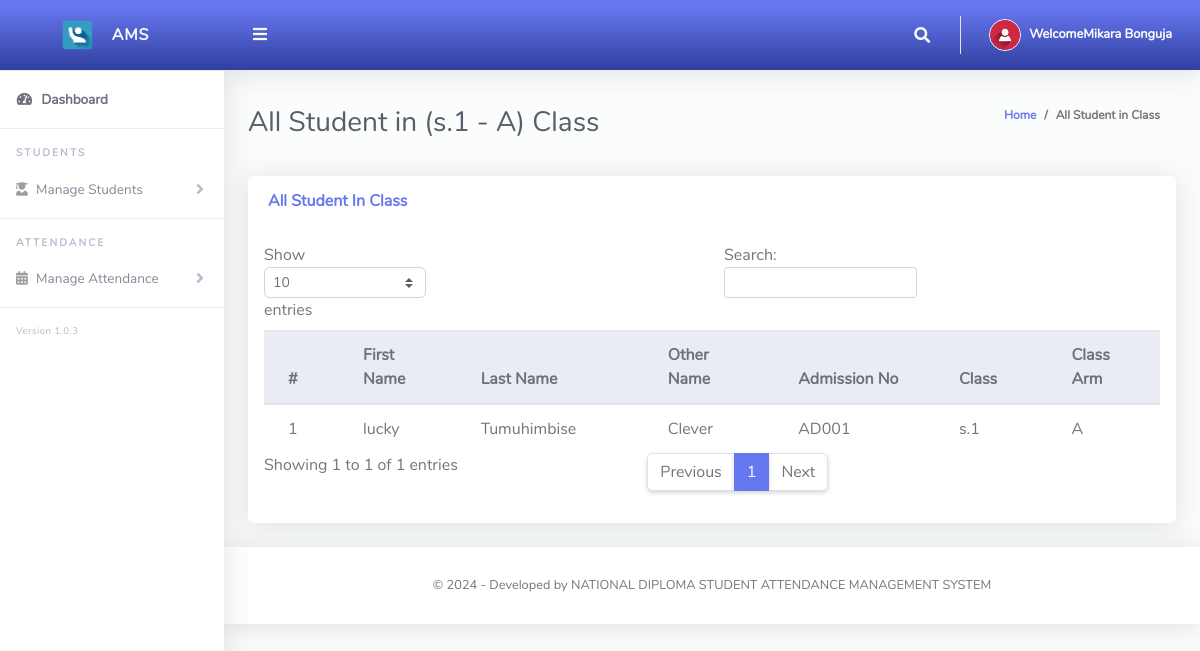
Screenshot of /ClassTeacher/viewStudents.php (signed in) with the database file from the repository.
### tables this page shows
CREATE TABLE IF NOT EXISTS `tblclassteacher` (
  `Id` int NOT NULL AUTO_INCREMENT,
  `firstName` varchar(255) NOT NULL,
  `lastName` varchar(255) NOT NULL,
  `emailAddress` varchar(255) NOT NULL,
  `password` varchar(255) NOT NULL,
  `phoneNo` varchar(50) NOT NULL,
  `classId` varchar(10) NOT NULL,
  `classArmId` varchar(10) NOT NULL,
  `dateCreated` varchar(50) NOT NULL,
  PRIMARY KEY (`Id`)
);

CREATE TABLE IF NOT EXISTS `tblstudents` (
  `Id` int NOT NULL AUTO_INCREMENT,
  `firstName` varchar(255) NOT NULL,
  `lastName` varchar(255) NOT NULL,
  `otherName` varchar(255) NOT NULL,
  `admissionNumber` varchar(255) NOT NULL,
  `password` varchar(50) NOT NULL,
  `classId` varchar(10) NOT NULL,
  `classArmId` varchar(10) NOT NULL,
  `dateCreated` varchar(50) NOT NULL,
  PRIMARY KEY (`Id`)
);

CREATE TABLE IF NOT EXISTS `tblclass` (
  `Id` int NOT NULL AUTO_INCREMENT,
  `className` varchar(255) NOT NULL,
  PRIMARY KEY (`Id`)
);

CREATE TABLE IF NOT EXISTS `tblclassarms` (
  `Id` int NOT NULL AUTO_INCREMENT,
  `classId` varchar(10) NOT NULL,
  `classArmName` varchar(255) NOT NULL,
  `isAssigned` varchar(10) NOT NULL,
  PRIMARY KEY (`Id`)
);

### ClassTeacher/viewStudents.php (the view, shortened to what this page needs)
<?php
include '../Includes/dbcon.php';
$query = "SELECT tblclass.className,tblclassarms.classArmName
    FROM tblclassteacher
    INNER JOIN tblclass ON tblclass.Id = tblclassteacher.classId
    INNER JOIN tblclassarms ON tblclassarms.Id = tblclassteacher.classArmId
    Where tblclassteacher.Id = '$_SESSION[userId]'";
    $rs = $conn->query($query);
    $rrw = $rs->fetch_assoc();
?>
<!DOCTYPE html>
<html lang="en">
<head>
  <link href="../vendor/fontawesome-free/css/all.min.css" rel="stylesheet" type="text/css">
  <link href="../vendor/bootstrap/css/bootstrap.min.css" rel="stylesheet" type="text/css">
  <link href="css/ruang-admin.min.css" rel="stylesheet">
</head>
<body id="page-top">
  <div id="wrapper">
      <?php include "Includes/sidebar.php";?>
    <div id="content-wrapper" class="d-flex flex-column">
      <div id="content">
       <?php include "Includes/topbar.php";?>
        <div class="container-fluid" id="container-wrapper">
          <div class="d-sm-flex align-items-center justify-content-between mb-4">
            <h1 class="h3 mb-0 text-gray-800">All Student in (<?php echo $rrw['className'].' - '.$rrw['classArmName'];?>) Class</h1>
            <ol class="breadcrumb">
              <li class="breadcrumb-item"><a href="./">Home</a></li>
              <li class="breadcrumb-item active" aria-current="page">All Student in Class</li>
            </ol>
          </div>
          <div class="row">
            <div class="col-lg-12">
                 <div class="row">
              <div class="col-lg-12">
              <div class="card mb-4">
                <div class="card-header py-3 d-flex flex-row align-items-center justify-content-between">
                  <h6 class="m-0 font-weight-bold text-primary">All Student In Class</h6>
                </div>
                <div class="table-responsive p-3">
                  <table class="table align-items-center table-flush table-hover" id="dataTableHover">
                    <thead class="thead-light">
                      <tr>
                        <th>#</th>
                        <th>First Name</th>
                        <th>Last Name</th>
                        <th>Other Name</th>
                        <th>Admission No</th>
                        <th>Class</th>
                        <th>Class Arm</th>
                      </tr>
                    </thead>
                    <tbody>
                  <?php
                      $query = "SELECT tblstudents.Id,tblclass.className,tblclassarms.classArmName,tblclassarms.Id AS classArmId,tblstudents.firstName,
                      tblstudents.lastName,tblstudents.otherName,tblstudents.admissionNumber,tblstudents.dateCreated
                      FROM tblstudents
                      INNER JOIN tblclass ON tblclass.Id = tblstudents.classId
                      INNER JOIN tblclassarms ON tblclassarms.Id = tblstudents.classArmId
                      where tblstudents.classId = '$_SESSION[classId]' and tblstudents.classArmId = '$_SESSION[classArmId]'";
                      $rs = $conn->query($query);
                      $num = $rs->num_rows;
                      $sn=0;
                      if($num > 0)
                      {
                        while ($rows = $rs->fetch_assoc())
                          {
                             $sn = $sn + 1;
                            echo"
                              <tr>
                                <td>".$sn."</td>
                                <td>".$rows['firstName']."</td>
                                <td>".$rows['lastName']."</td>
                                <td>".$rows['otherName']."</td>
                                <td>".$rows['admissionNumber']."</td>
                                <td>".$rows['className']."</td>
                                <td>".$rows['classArmName']."</td>
                              </tr>";
                          }
                      }
                      else
                      {
                           echo
                           "<div class='alert alert-danger' role='alert'>
                            No Record Found!
                            </div>";
                      }
                      ?>
                    </tbody>
                  </table>
                </div>
              </div>
            </div>
            </div>
          </div>
        </div>
      </div>
       <?php include "Includes/footer.php";?>
    </div>
  </div>
</body>
</html>

### ClassTeacher/Includes/topbar.php (shortened to what this page needs)
<?php
  $query = "SELECT * FROM tblclassteacher WHERE Id = ".$_SESSION['userId']."";
  $rs = $conn->query($query);
  $rows = $rs->fetch_assoc();
  $fullName = $rows['firstName']." ".$rows['lastName'];;
?>
<nav class="navbar navbar-expand navbar-light bg-gradient-primary topbar mb-4 static-top">
          <button id="sidebarToggleTop" class="btn btn-link rounded-circle mr-3">
            <i class="fa fa-bars"></i>
          </button>
          <ul class="navbar-nav ml-auto">
            <li class="nav-item dropdown no-arrow">
              <a class="nav-link dropdown-toggle" href="#" id="searchDropdown" role="button" data-toggle="dropdown"
                aria-haspopup="true" aria-expanded="false">
                <i class="fas fa-search fa-fw"></i>
              </a>
            </li>
            <li class="nav-item dropdown no-arrow">
              <a class="nav-link dropdown-toggle" href="#" id="userDropdown" role="button" data-toggle="dropdown"
                aria-haspopup="true" aria-expanded="false">
                <img class="img-profile rounded-circle" src="img/user-icn.png" style="max-width: 60px">
                <span class="ml-2 d-none d-lg-inline text-white small"><b>Welcome<?php echo $fullName;?></b></span>
              </a>
            </li>
          </ul>
        </nav>

### rows the page displays
tblclassteacher: fullName "Mikara Bonguja"
tblstudents: firstName "lucky", lastName "Tumuhimbise", otherName "Clever", admissionNumber "AD001", classId.className "s.1", classArmId.classArmName "A"

### other values shown
$rrw['className'] "s.1"
$rrw['classArmName'] "A"
